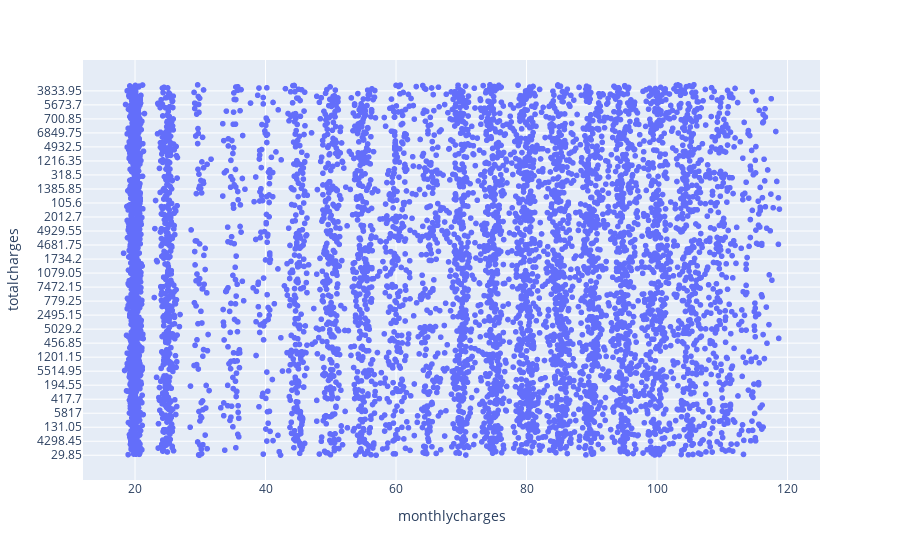

Write notebook code for a chart like this one.
### Code cell
fig = px.scatter(df, x="monthlycharges", y="totalcharges") 
fig.show()

### Figure 1 — Plotly figure (JSON) as saved in the notebook; plotly's stock layout.template omitted (floating-point values rounded to 4 significant figures; data arrays with more than 128 entries replaced by an {"elided": "..."} marker saying what was removed)
{"data": [{"hovertemplate": "monthlycharges=%{x}<br>totalcharges=%{y}<extra></extra>", "legendgroup": "", "marker": {"color": "#636efa", "symbol": "circle"}, "mode": "markers", "name": "", "showlegend": false, "type": "scattergl", "x": {"elided": "7043 float values"}, "xaxis": "x", "y": {"elided": "7043 str values"}, "yaxis": "y"}], "layout": {"legend": {"tracegroupgap": 0}, "margin": {"t": 60}, "xaxis": {"anchor": "y", "domain": [0, 1], "title": {"text": "monthlycharges"}}, "yaxis": {"anchor": "x", "domain": [0, 1], "title": {"text": "totalcharges"}}}}
